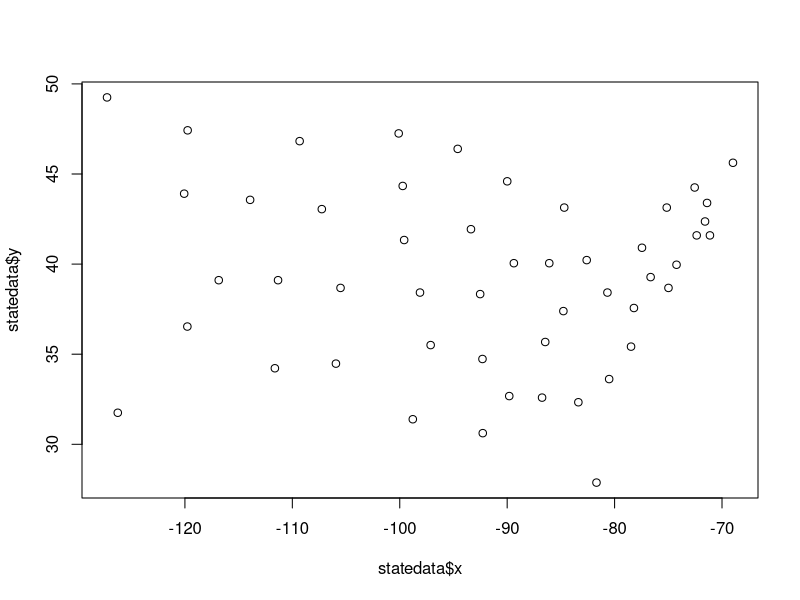
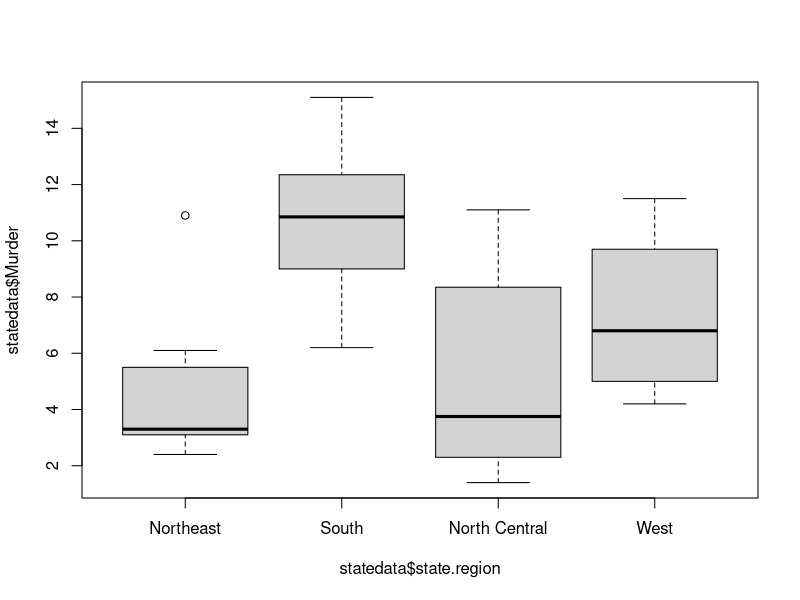
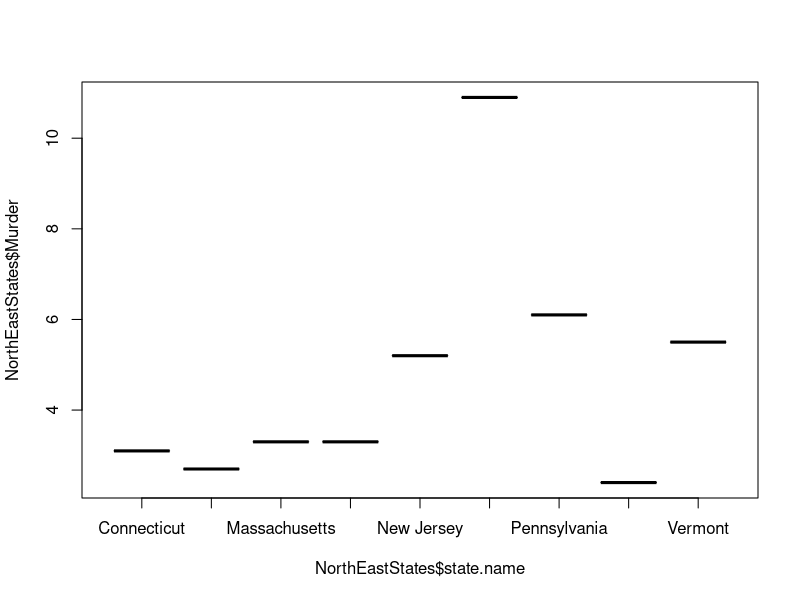
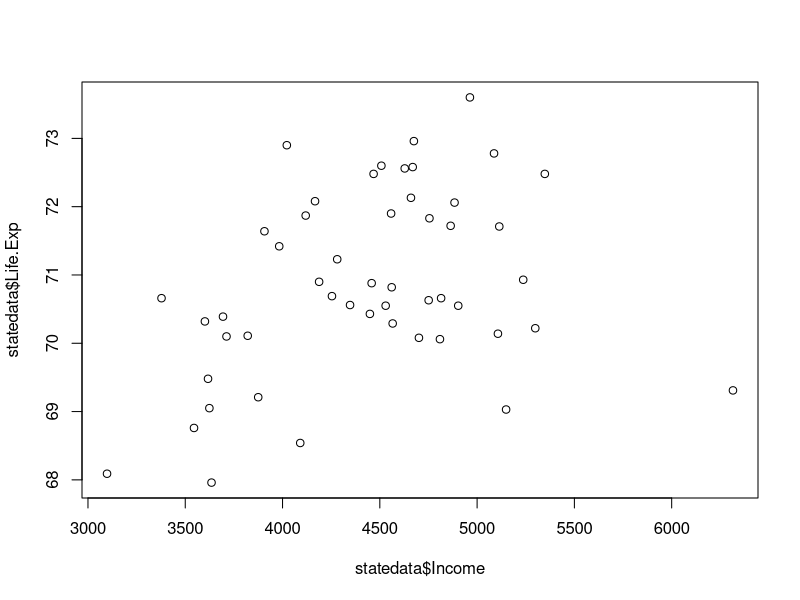

Write R code to recreate these figures, in order. (Note: this script raises an error after producing the figures.)
# Analysing state data(US)
rm(list=ls())
data(state)
statedata = cbind(data.frame(state.x77), state.abb, state.area, state.center,  state.division, state.name, state.region)
str(statedata)
?state

plot(statedata$x,statedata$y)
tapply(statedata$HS.Grad,statedata$state.region,max)
?boxplot
boxplot(statedata$Murder~statedata$state.region,data=statedata)
NorthEastStates=subset(statedata,statedata$state.region=="Northeast")
boxplot(NorthEastStates$Murder~NorthEastStates$state.name,data=NorthEastStates)
model1=lm(Life.Exp ~ Population+Income+Illiteracy+Murder+HS.Grad+Frost+Area,data=statedata)
summary(model1)
plot(statedata$Income, statedata$Life.Exp)
model2=step(lm(Life.Exp ~ Population+Income+Illiteracy+Murder+HS.Grad+Frost+Area,data=statedata))
summary(model2)
pred=predict(model2)
summary(pred)
which.min(pred)
which.min(statedata$Life.Exp)
statedata$state.name[40]
which.max(pred)
which.max(statedata$Life.Exp)
statedata$state.name[11]
which.min(residuals(model2))
which.max(residuals(model2))
residuals(pred)
str(pred)
sort(abs(model2$residuals))
sort(abs(statedata$Life.Exp - predict(model2)))







